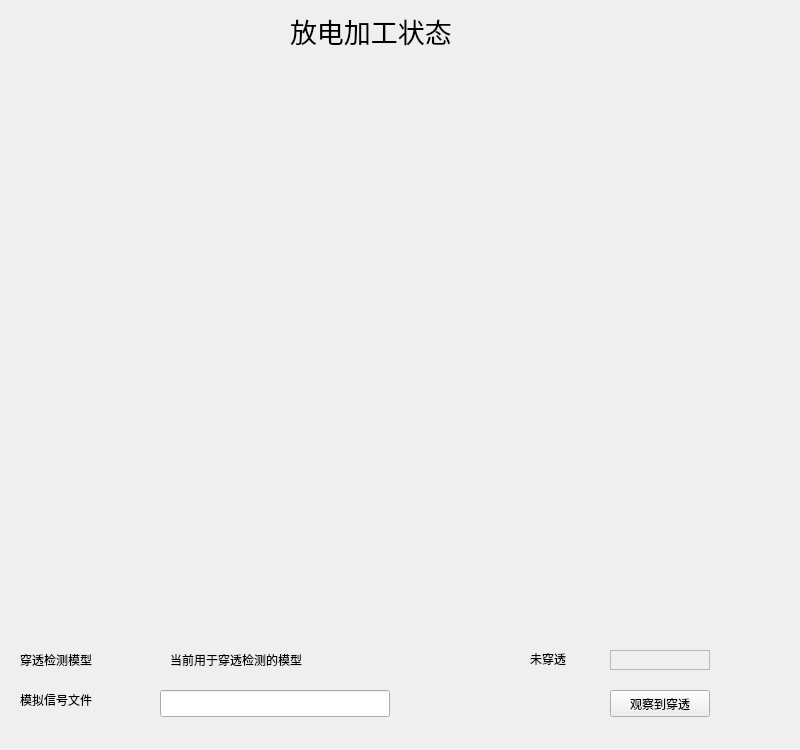
<?xml version="1.0" encoding="UTF-8"?>
<ui version="4.0">
 <class>IndexSelct</class>
 <widget class="QWidget" name="IndexSelct">
  <property name="geometry">
   <rect>
    <x>0</x>
    <y>0</y>
    <width>800</width>
    <height>750</height>
   </rect>
  </property>
  <property name="windowTitle">
   <string>基于机器学习的电火花小孔加工穿透检测</string>
  </property>
  <widget class="QLabel" name="titleLabel">
   <property name="geometry">
    <rect>
     <x>290</x>
     <y>0</y>
     <width>201</width>
     <height>61</height>
    </rect>
   </property>
   <property name="font">
    <font>
     <family>Noto Sans CJK JP</family>
     <pointsize>20</pointsize>
    </font>
   </property>
   <property name="text">
    <string>放电加工状态</string>
   </property>
  </widget>
  <widget class="QwtPlot" name="mainplot">
   <property name="geometry">
    <rect>
     <x>40</x>
     <y>70</y>
     <width>650</width>
     <height>300</height>
    </rect>
   </property>
  </widget>
  <widget class="QwtPlot" name="feedrateplot">
   <property name="geometry">
    <rect>
     <x>40</x>
     <y>410</y>
     <width>650</width>
     <height>200</height>
    </rect>
   </property>
  </widget>
  <widget class="QLabel" name="currModelLabel">
   <property name="geometry">
    <rect>
     <x>20</x>
     <y>650</y>
     <width>100</width>
     <height>20</height>
    </rect>
   </property>
   <property name="text">
    <string>穿透检测模型</string>
   </property>
  </widget>
  <widget class="QFrame" name="frame">
   <property name="geometry">
    <rect>
     <x>610</x>
     <y>650</y>
     <width>100</width>
     <height>20</height>
    </rect>
   </property>
   <property name="autoFillBackground">
    <bool>true</bool>
   </property>
   <property name="frameShape">
    <enum>QFrame::StyledPanel</enum>
   </property>
   <property name="frameShadow">
    <enum>QFrame::Raised</enum>
   </property>
  </widget>
  <widget class="QLabel" name="brekoutLabel">
   <property name="geometry">
    <rect>
     <x>530</x>
     <y>650</y>
     <width>67</width>
     <height>17</height>
    </rect>
   </property>
   <property name="text">
    <string>未穿透</string>
   </property>
  </widget>
  <widget class="QLineEdit" name="lineEdit">
   <property name="geometry">
    <rect>
     <x>160</x>
     <y>690</y>
     <width>230</width>
     <height>27</height>
    </rect>
   </property>
  </widget>
  <widget class="QLabel" name="modelNameLabel">
   <property name="geometry">
    <rect>
     <x>170</x>
     <y>650</y>
     <width>230</width>
     <height>20</height>
    </rect>
   </property>
   <property name="text">
    <string>当前用于穿透检测的模型</string>
   </property>
  </widget>
  <widget class="QLabel" name="fileLabel">
   <property name="geometry">
    <rect>
     <x>20</x>
     <y>690</y>
     <width>100</width>
     <height>20</height>
    </rect>
   </property>
   <property name="text">
    <string>模拟信号文件</string>
   </property>
  </widget>
  <widget class="QPushButton" name="pushButton">
   <property name="geometry">
    <rect>
     <x>610</x>
     <y>690</y>
     <width>100</width>
     <height>27</height>
    </rect>
   </property>
   <property name="text">
    <string>观察到穿透</string>
   </property>
  </widget>
 </widget>
 <layoutdefault spacing="6" margin="11"/>
 <customwidgets>
  <customwidget>
   <class>QwtPlot</class>
   <extends>QFrame</extends>
   <header>qwt_plot.h</header>
  </customwidget>
 </customwidgets>
 <resources/>
 <connections/>
</ui>
